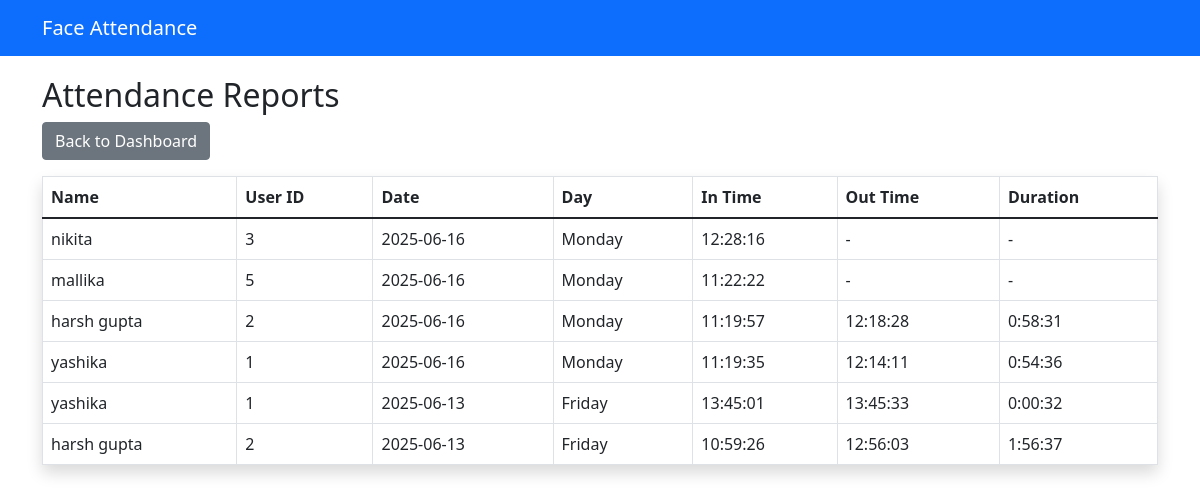
The page /reports on the database as committed earlier.
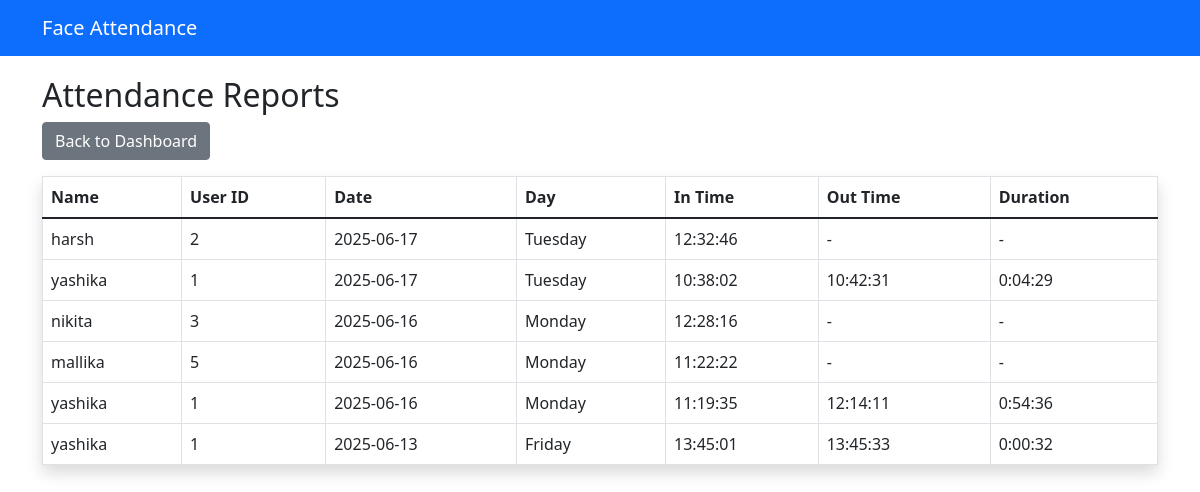
The same page on the database as committed later.
### tables this page shows
CREATE TABLE attendance (
        id INTEGER PRIMARY KEY AUTOINCREMENT,
        user_id TEXT,
        date TEXT,
        day_of_week TEXT,
        in_time TEXT,
        out_time TEXT,
        duration TEXT,
        FOREIGN KEY(user_id) REFERENCES users(user_id)
    );

CREATE TABLE users (
        id INTEGER PRIMARY KEY AUTOINCREMENT,
        name TEXT,
        user_id TEXT UNIQUE,
        registration_date TEXT
    );

### app.py (the view)
@app.route('/reports')
def reports():
    logs = get_attendance_logs()
    return render_template('reports.html', records=logs)

### app.py (called while the page is built)
def get_attendance_logs():
    conn = sqlite3.connect(DB_PATH)
    c = conn.cursor()
    c.execute('''SELECT users.name, users.user_id, attendance.date, attendance.day_of_week,
                attendance.in_time, attendance.out_time, attendance.duration
                FROM attendance JOIN users ON attendance.user_id = users.user_id
                ORDER BY attendance.date DESC, attendance.in_time DESC''')
    logs = c.fetchall()
    conn.close()
    return logs

### templates/reports.html
{% extends "base.html" %}
{% block content %}
<h2>Attendance Reports</h2>
<a href="{{ url_for('index') }}" class="btn btn-secondary mb-3">Back to Dashboard</a>
<table class="table table-bordered table-hover rounded shadow">
    <thead class="thead-dark">
        <tr>
            <th>Name</th>
            <th>User ID</th>
            <th>Date</th>
            <th>Day</th>
            <th>In Time</th>
            <th>Out Time</th>
            <th>Duration</th>
        </tr>
    </thead>
    <tbody>
        {% for r in records %}
        <tr>
            <td>{{ r[0] }}</td>
            <td>{{ r[1] }}</td>
            <td>{{ r[2] }}</td>
            <td>{{ r[3] }}</td>
            <td>{{ r[4] or '-' }}</td>
            <td>{{ r[5] or '-' }}</td>
            <td>{{ r[6] or '-' }}</td>
        </tr>
        {% endfor %}
    </tbody>
</table>
{% endblock %}

### templates/base.html (shortened to what this page needs)
<!DOCTYPE html>
<html lang="en">
<head>
    <link href="https://cdn.jsdelivr.net/npm/bootstrap@5.1.3/dist/css/bootstrap.min.css" rel="stylesheet">
    <link rel="stylesheet" href="https://cdn.jsdelivr.net/npm/bootstrap-icons@1.8.1/font/bootstrap-icons.css">
</head>
<body>
    <nav class="navbar navbar-expand-lg navbar-dark bg-primary">
        <div class="container">
            <a class="navbar-brand" href="{{ url_for('index') }}">Face Attendance</a>
        </div>
    </nav>
    <div class="container">
        {% block content %}{% endblock %}
    </div>
</body>
</html>

### templates/base.html (style rules this page uses)
.navbar { margin-bottom: 20px; }

Rows that differ between the two databases and show on the page:
removed attendance: name "harsh gupta", user_id "2", date "2025-06-16", day_of_week "Monday", in_time "11:19:57", out_time "12:18:28", duration "0:58:31"
removed attendance: name "harsh gupta", user_id "2", date "2025-06-13", day_of_week "Friday", in_time "10:59:26", out_time "12:56:03", duration "1:56:37"
added attendance: name "harsh", user_id "2", date "2025-06-17", day_of_week "Tuesday", in_time "12:32:46", r "-"
added attendance: name "yashika", user_id "1", date "2025-06-17", day_of_week "Tuesday", in_time "10:38:02", out_time "10:42:31", duration "0:04:29"
